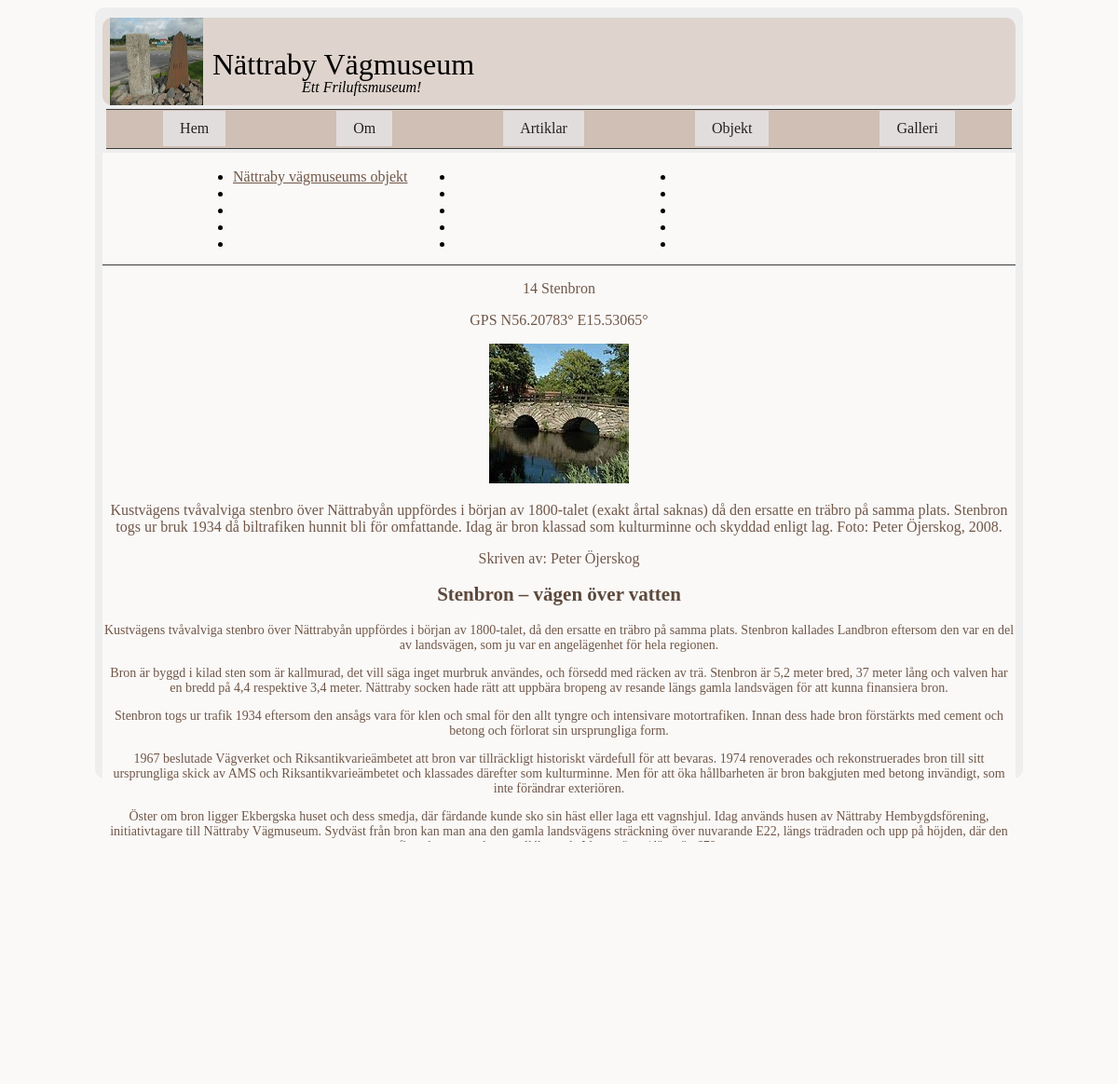
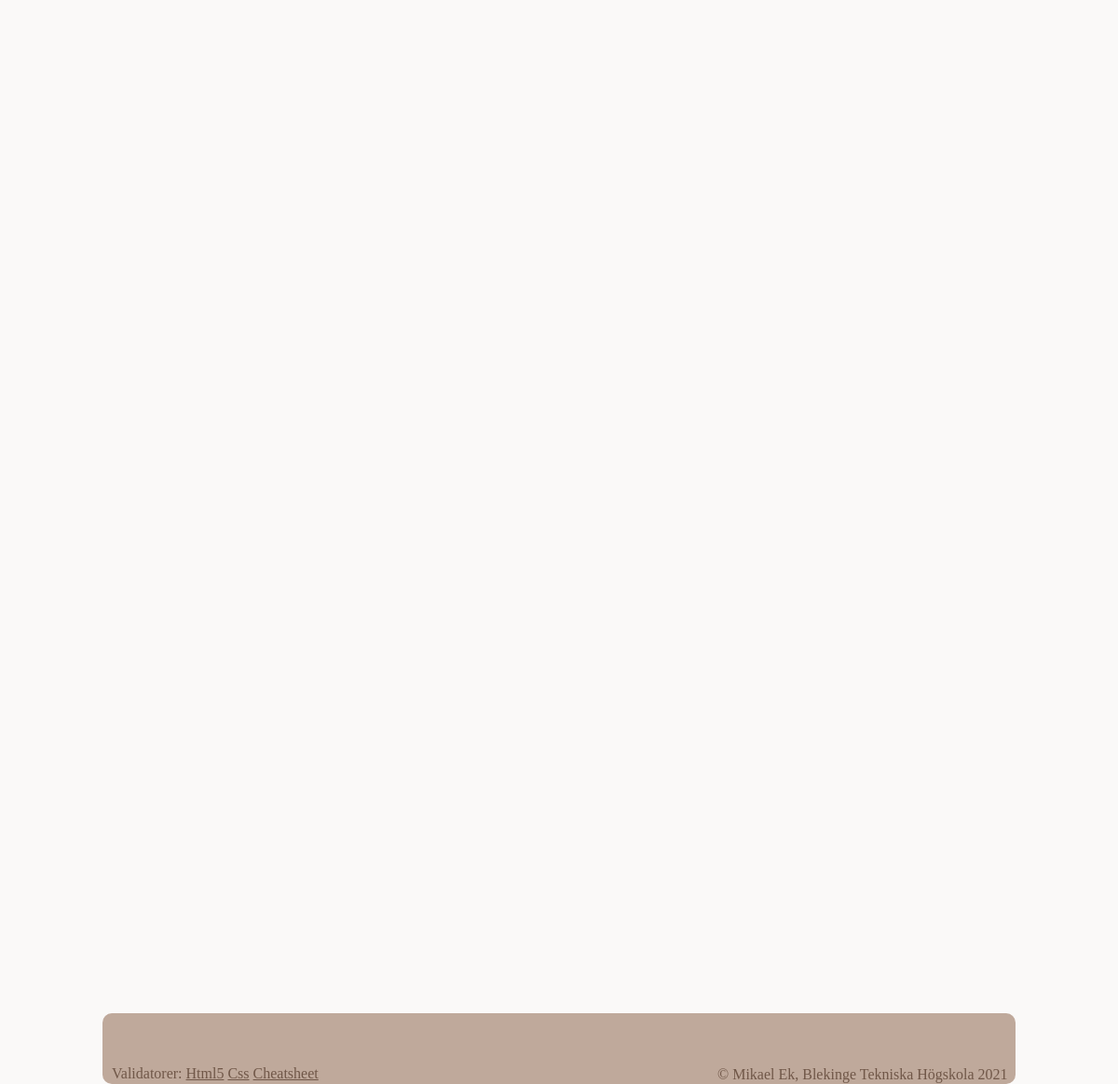
The app's page /object.php?page=object14 with its own data (2 pictures, top to bottom).
### tables this page shows
CREATE TABLE object(
  id INT,
  name TEXT,
  title TEXT,
  data TEXT,
  author TEXT,
  gps TEXT,
  mapImage TEXT,
  image1 TEXT,
  image1Alt TEXT,
  image1Text,
  TEXT,
  image2 TEXT,
  image2Alt TEXT,
  image2Text TEXT
);

### object.php (called while the page is built, shortened)
<?php
require __DIR__ . "/incl/header.php";
require __DIR__ . "/incl/multipage.php";
require __DIR__ . "/incl/footer.php";

### object/object14.php (the view, shortened to what this page needs)
<?php
$fileName = __DIR__ . "/../db/nvm2.sqlite";
$dsn = "sqlite:$fileName";
$db = connectToDatabase($dsn);
$sql = "SELECT * FROM object WHERE id = 16 ";
$stmt = $db->prepare($sql);
$stmt->execute();
$res = $stmt->fetchAll(PDO::FETCH_ASSOC);
$rows = null;
foreach ($res as $row) {
    $rows .= "<tr>";
    $rows .= "<td>{$row['name']}</td>";
    $rows .= "<td>{$row['title']}</td>";
    $rows .= "<td>{$row['data']}</td>";
    $rows .= "<td>{$row['author']}</td>";
    $rows .= "<td>{$row['gps']}</td>";
    $rows .= "<td>{$row['mapImage']}</td>";
    $rows .= "<td>{$row['image1']}</td>";
    $rows .= "<td>{$row['image1Alt']}</td>";
    $rows .= "<td>{$row['image1Text']}</td>";
    $rows .= "<td>{$row['TEXT']}</td>";
    $rows .= "<td>{$row['image2']}</td>";
    $rows .= "<td>{$row['image2Alt']}</td>";
    $rows .= "<td>{$row['image2Text']}</td>";
    $rows .= "</tr>\n";
}
?>
<div class="intro">
    <p><?php echo $row['title'] ?></p>
    <p><?php echo $row['gps'] ?></p>
    <p><img src="img/150x150/<?php echo $row['image1'] ?>" alt=""></p>
    <p class="image-text"><?php echo $row['image1Text'] ?></p>
    <p class=" author">Skriven av: <?php echo $row['author'] ?></p>
</div>
<div class="text-data">
    <p><?php echo $row['data'] ?></p>
</div>

### css/style.css (style rules this page uses)
html { background-color: #faf9f8; }
p { color: #705748; }
h1, h2 { color:#5d493c }
body { margin: 8px auto; padding: 8px; width: 980px; min-height: 800px; max-height: 800px; background-color: #eee; border-radius: 10px; padding-bottom: 20px; }
.intro { text-align: center; }
.text-data { text-align: center; font-size: 14px; }

### records on screen
object: title "14 Stenbron", gps "GPS N56.20783° E15.53065°", image1 (picture), image1Text "Kustvägens tvåvalviga stenbro över Nättrabyån uppfördes i början av 1800-talet (exakt årtal saknas) då den ersatte en träbro på samma plats. Stenbron togs ur bruk 1934 då biltrafiken hunnit bli för omfattande. Idag är bron klassad som kulturminne och skyddad enligt lag. Foto: Peter Öjerskog, 2008.", author "Peter Öjerskog", data "Stenbron – vägen över vatten Kustvägens tvåvalviga stenbro över Nättrabyån uppfördes i början av 1800-talet, då den ersatte en träbro på samma plats. Stenbron kallades Landbron eftersom den var en del av landsvägen, som ju var en angelägenhet för hela regionen. Bron är byggd i kilad sten som är kallmurad, det vill säga inget murbruk användes, och försedd med räcken av trä. Stenbron är 5,2 meter bred, 37 meter lång och valven har en bredd på 4,4 respektive 3,4 meter. Nättraby socken hade rätt att uppbära bropeng av resande längs gamla landsvägen för att kunna finansiera bron. Stenbron togs ur trafik 1934 eftersom den ansågs vara för klen och smal för den allt tyngre och intensivare…"

### other values on screen
$value["title"] "Nättraby vägmuseums objekt"
